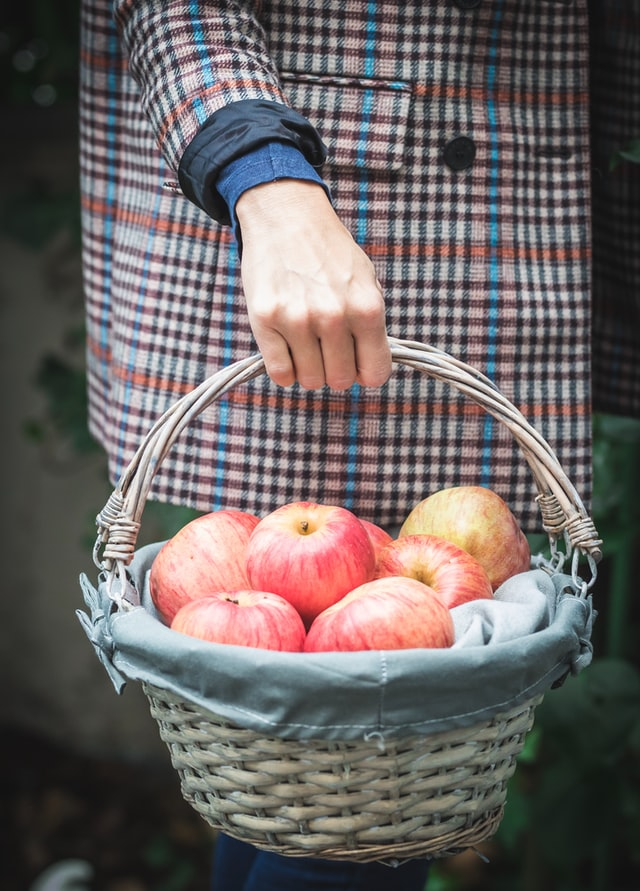
#> input picture apples.jpg, 640 x 891 px
$ jupyter execute 02_smooth_normalization.ipynb
#> lines starting #> are read from the running program, lines starting #| are printed output that depends on the picture
## Import Libraries

[cell 1]
import numpy as np
from skimage.io import imread
import matplotlib.pyplot as plt
from scipy.signal import convolve2d as conv2d

## Load Image

[cell 2]
img_raw = np.array(imread('apples.jpg')).astype(np.float32) / 255.
img = np.mean(img_raw, axis=2)
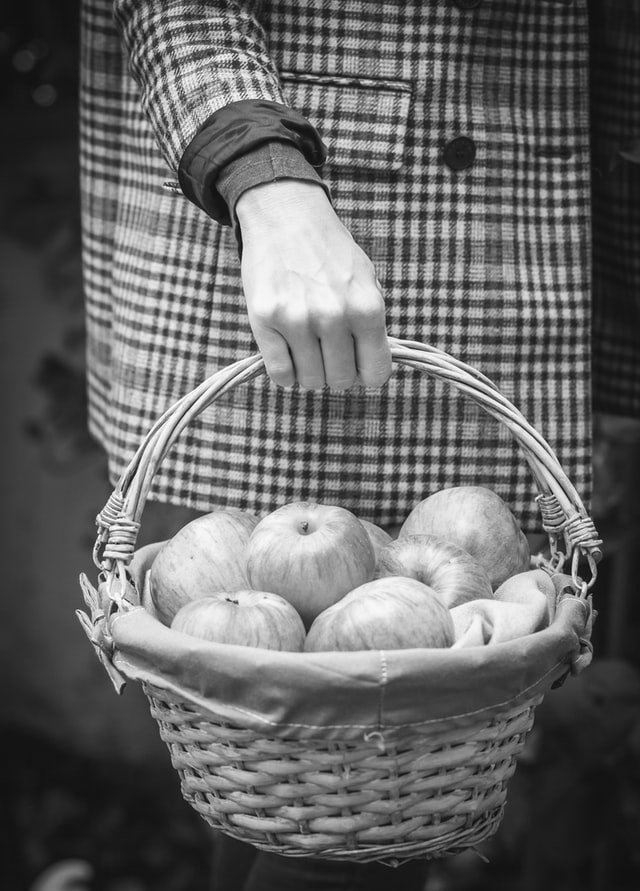
#> img: shape (891, 640) float32; min 0.017, max 1, mean 0.4
print("img shape:", img.shape)
#| img shape: (891, 640)

## Add some noise to the image

[cell 3]
noise = np.random.normal(scale=0.2, size=img.shape)
img_noise = img + noise
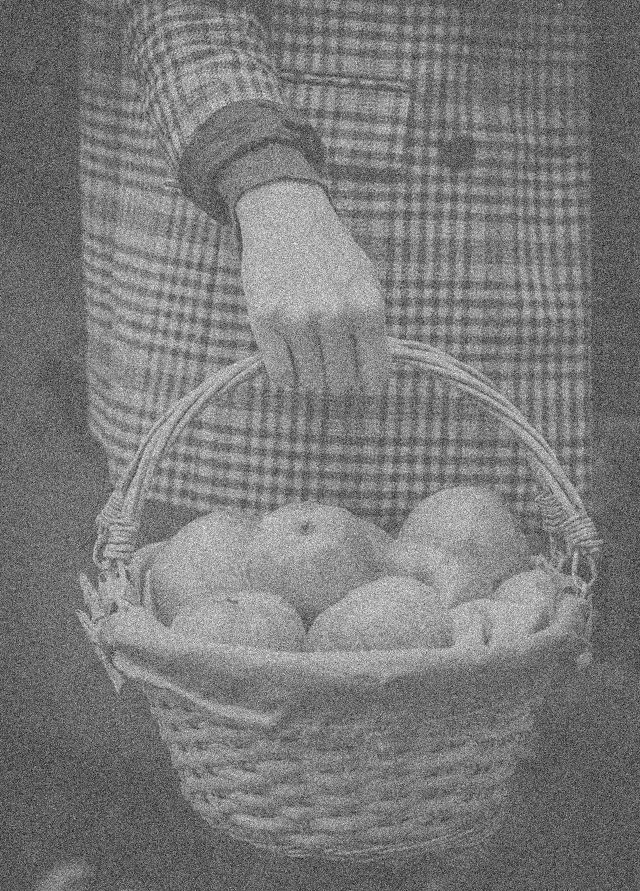
#> img_noise: shape (891, 640) float64; min -0.814, max 1.72, mean 0.4; drawn with min black and max white

[cell 4]
plt.figure(figsize=(12, 6))
plt.subplot(1, 3, 1)
plt.imshow(img, cmap='gray')
plt.title('original')

plt.subplot(1, 3, 2)
plt.imshow(noise, cmap='gray')
plt.title('noise')

plt.subplot(1, 3, 3)
plt.imshow(img_noise, cmap='gray')
plt.title('noisy image')
plt.show()
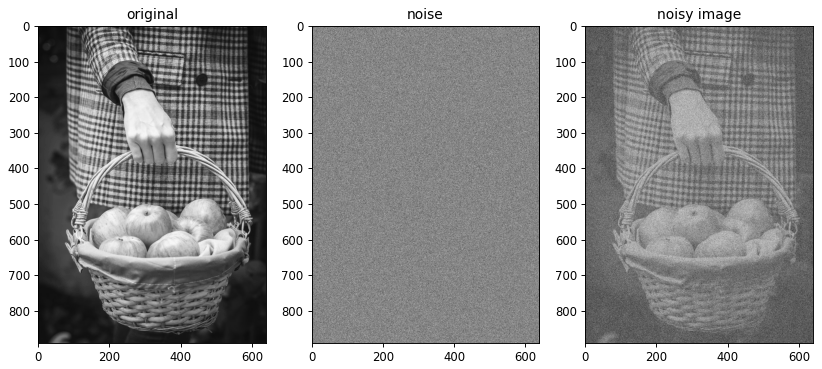
#> figure drawn by matplotlib, 3 panels

## Simple (naive) smoothing

[cell 5]
# Define a simple smoothing kernel
k = np.ones([15, 15])
k = k / np.sum(k)

[cell 6]
img_smooth_simple = conv2d(img_noise, k, mode='same', boundary='fill', fillvalue=0)
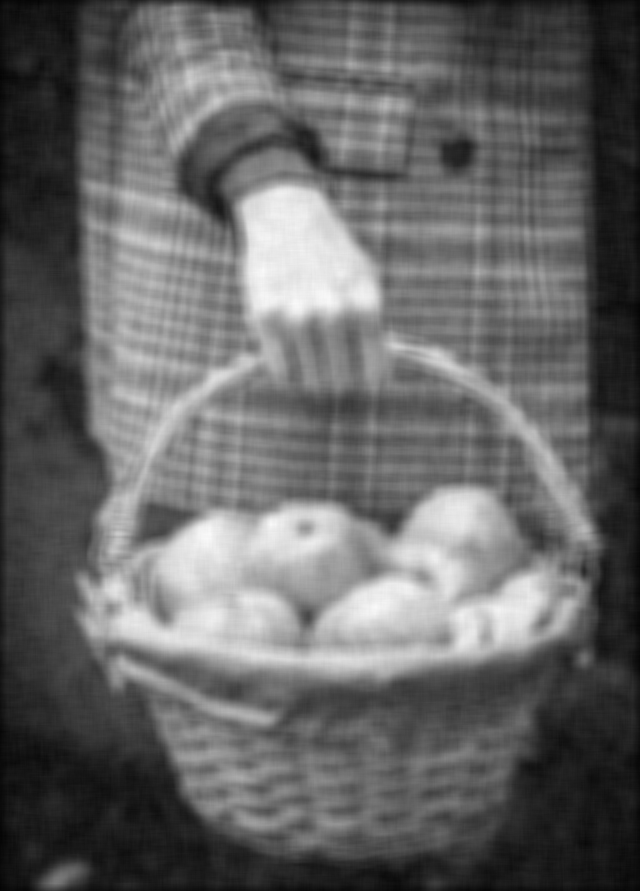
#> img_smooth_simple: shape (891, 640) float64; min 0.0181, max 0.98, mean 0.399

plt.figure(figsize=(12, 6))
plt.subplot(1, 3, 1)
plt.imshow(img, cmap='gray')
plt.title('original')

plt.subplot(1, 3, 2)
plt.imshow(img_noise, cmap='gray')
plt.title('noisy image')

plt.subplot(1, 3, 3)
plt.imshow(img_smooth_simple, cmap='gray')
plt.title('smoothed (simple) image')
plt.show()

## Smoothing Normalization
Key point is that we are doing per-pixel normalization

[cell 7]
# Convolve a all-one matrix with the kernel
# to get the normalizing factor for each output pixel
ones = np.ones_like(img)
norm = conv2d(ones, k, mode='same', boundary='fill', fillvalue=0)
#> ones: shape (891, 640) float32; every value is 1

# Normalize
img_smooth_normalized = img_smooth_simple / norm

[cell 8]
plt.figure(figsize=(16, 6))
plt.subplot(1, 4, 1)
plt.imshow(norm, cmap='gray')
plt.title('normalizing factor')

plt.subplot(1, 4, 2)
plt.imshow(norm[-35:, -25:], cmap='gray')
plt.title('normalizing factor (bottom-right corner zoom)')
plt.show()
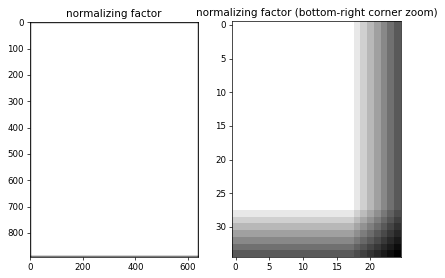
#> figure drawn by matplotlib, 2 panels

[cell 9]
plt.figure(figsize=(16, 6))
plt.subplot(1, 4, 1)
plt.imshow(img, cmap='gray')
plt.title('original')

plt.subplot(1, 4, 2)
plt.imshow(img_noise, cmap='gray')
plt.title('noisy image')

plt.subplot(1, 4, 3)
plt.imshow(img_smooth_simple, cmap='gray')
plt.title('smoothed (simple) image')

plt.subplot(1, 4, 4)
plt.imshow(img_smooth_normalized, cmap='gray')
plt.title('smoothed (normalized) image')
plt.show()

[cell 10]
plt.figure(figsize=(16, 6))
print('Zoom into the bottom-right corner')

plt.subplot(1, 4, 1)
plt.imshow(img[-50:, -50:], cmap='gray')
plt.title('original')

plt.subplot(1, 4, 2)
plt.imshow(img_noise[-50:, -50:], cmap='gray')
plt.title('noisy image')

plt.subplot(1, 4, 3)
plt.imshow(img_smooth_simple[-50:, -50:], cmap='gray')
plt.title('smoothed (simple) image')

plt.subplot(1, 4, 4)
plt.imshow(img_smooth_normalized[-50:, -50:], cmap='gray')
plt.title('smoothed (normalized) image')
plt.show()
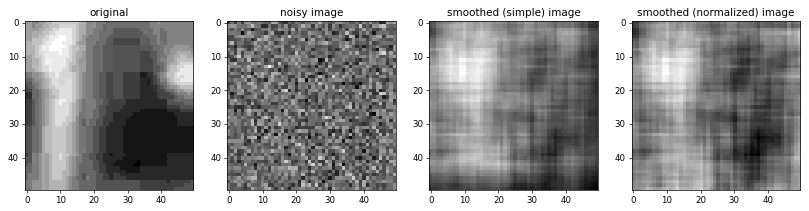
#> figure drawn by matplotlib, 4 panels
